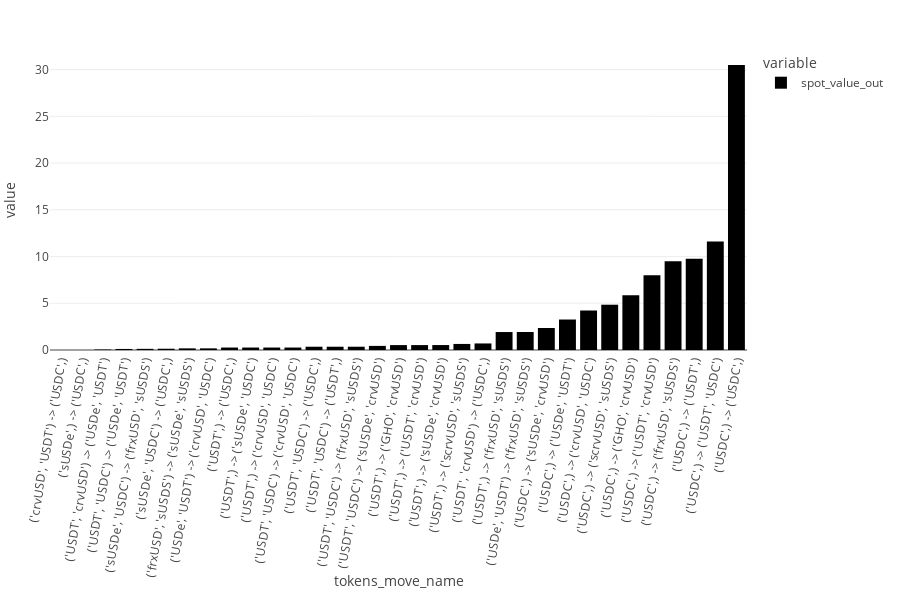

The notebook cell this image was saved under:
### Code cell
fig = px.bar(
    100
    * rebalance_df.groupby("tokens_move_name")["spot_value_out"].sum().sort_values()
    / rebalance_df["spot_value_out"].sum(),
    height=800,
)

fig.update_layout(
    height=600, margin=dict(t=50, b=150, l=50, r=50), xaxis_tickangle=-80  # tilt labels so they fit better
)
fig.update_layout(margin=dict(b=250))

### Figure 1 — Plotly figure (JSON) as saved in the notebook; plotly's stock layout.template omitted (floating-point values rounded to 4 significant figures)
{"data": [{"alignmentgroup": "True", "hovertemplate": "variable=spot_value_out<br>tokens_move_name=%{x}<br>value=%{y}<extra></extra>", "legendgroup": "spot_value_out", "marker": {"color": "#000001", "pattern": {"shape": ""}}, "name": "spot_value_out", "offsetgroup": "spot_value_out", "orientation": "v", "showlegend": true, "textposition": "auto", "type": "bar", "x": ["('crvUSD', 'USDT') -> ('USDC',)", "('sUSDe',) -> ('USDC',)", "('USDT', 'crvUSD') -> ('USDe', 'USDT')", "('USDT', 'USDC') -> ('USDe', 'USDT')", "('sUSDe', 'USDC') -> ('frxUSD', 'sUSDS')", "('sUSDe', 'USDC') -> ('USDC',)", "('frxUSD', 'sUSDS') -> ('sUSDe', 'sUSDS')", "('USDe', 'USDT') -> ('crvUSD', 'USDC')", "('USDT',) -> ('USDC',)", "('USDT',) -> ('sUSDe', 'USDC')", "('USDT',) -> ('crvUSD', 'USDC')", "('USDT', 'USDC') -> ('crvUSD', 'USDC')", "('USDT', 'USDC') -> ('USDC',)", "('USDT', 'USDC') -> ('USDT',)", "('USDT', 'USDC') -> ('frxUSD', 'sUSDS')", "('USDT', 'USDC') -> ('sUSDe', 'crvUSD')", "('USDT',) -> ('GHO', 'crvUSD')", "('USDT',) -> ('USDT', 'crvUSD')", "('USDT',) -> ('sUSDe', 'crvUSD')", "('USDT',) -> ('scrvUSD', 'sUSDS')", "('USDT', 'crvUSD') -> ('USDC',)", "('USDT',) -> ('frxUSD', 'sUSDS')", "('USDe', 'USDT') -> ('frxUSD', 'sUSDS')", "('USDC',) -> ('sUSDe', 'crvUSD')", "('USDC',) -> ('USDe', 'USDT')", "('USDC',) -> ('crvUSD', 'USDC')", "('USDC',) -> ('scrvUSD', 'sUSDS')", "('USDC',) -> ('GHO', 'crvUSD')", "('USDC',) -> ('USDT', 'crvUSD')", "('USDC',) -> ('frxUSD', 'sUSDS')", "('USDC',) -> ('USDT',)", "('USDC',) -> ('USDT', 'USDC')", "('USDC',) -> ('USDC',)"], "xaxis": "x", "y": [0.0001752, 0.0001754, 0.05236, 0.1123, 0.1227, 0.1363, 0.1753, 0.1753, 0.2629, 0.2629, 0.2629, 0.2629, 0.3506, 0.3506, 0.3506, 0.4382, 0.5258, 0.5258, 0.5294, 0.6485, 0.7011, 1.922, 1.928, 2.351, 3.261, 4.226, 4.845, 5.869, 7.998, 9.508, 9.758, 11.6, 30.49], "yaxis": "y"}], "layout": {"barmode": "relative", "height": 600, "legend": {"title": {"text": "variable"}, "tracegroupgap": 0}, "margin": {"b": 250, "l": 50, "r": 50, "t": 50}, "xaxis": {"anchor": "y", "domain": [0, 1], "tickangle": -80, "title": {"text": "tokens_move_name"}}, "yaxis": {"anchor": "x", "domain": [0, 1], "title": {"text": "value"}}}}
